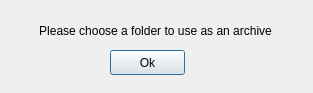
<?xml version="1.0" encoding="UTF-8"?>
<ui version="4.0">
 <class>dialogArchive</class>
 <widget class="QDialog" name="dialogArchive">
  <property name="geometry">
   <rect>
    <x>0</x>
    <y>0</y>
    <width>313</width>
    <height>93</height>
   </rect>
  </property>
  <property name="windowTitle">
   <string>Dialog</string>
  </property>
  <property name="windowIcon">
   <iconset>
    <normaloff>BOUTguilogo.png</normaloff>BOUTguilogo.png</iconset>
  </property>
  <widget class="QPushButton" name="pushButton">
   <property name="geometry">
    <rect>
     <x>110</x>
     <y>50</y>
     <width>75</width>
     <height>25</height>
    </rect>
   </property>
   <property name="text">
    <string>Ok</string>
   </property>
  </widget>
  <widget class="QLabel" name="label">
   <property name="geometry">
    <rect>
     <x>10</x>
     <y>10</y>
     <width>291</width>
     <height>41</height>
    </rect>
   </property>
   <property name="text">
    <string>Please choose a folder to use as an archive</string>
   </property>
   <property name="alignment">
    <set>Qt::AlignCenter</set>
   </property>
  </widget>
 </widget>
 <resources/>
 <connections/>
</ui>
